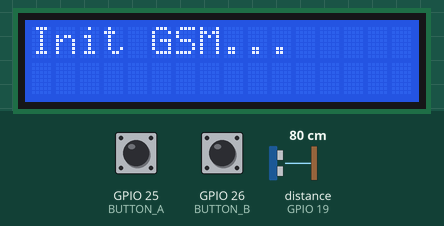
Simulated run of this sketch. Board: ESP32. Parts: 16×2 character LCD. Wiring (inferred from the names in the program): ultrasonic range finder: trigger GPIO 18; echo GPIO 19. The test bench sets the inputs (shaded band); at power-on: distance to the obstacle (sensor on GPIO 19) 80 cm, GPIO 25 (BUTTON_A) HIGH, GPIO 26 (BUTTON_B) HIGH. The echo pulse lasts 58.3 µs per cm; WiFi joins after 1.5 s; servers stay silent unless stated; the modem accepts every AT command (registered, SIM ready, sends succeed) and sends nothing else; what the sketch prints to the serial monitor is not drawn.

Above: at 1.1 s.
At 7.1 s:
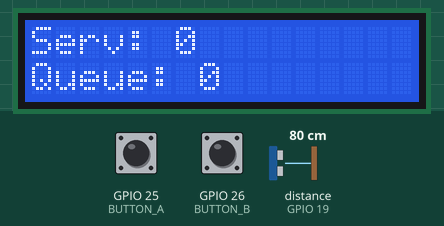
7.2 s: distance to the obstacle (sensor on GPIO 19) set to 2 cm
At 8.1 s:
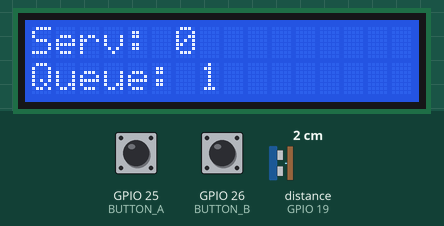
8.7 s: GPIO 25 (BUTTON_A) pulled LOW for 0.15 s
At 9.4 s:
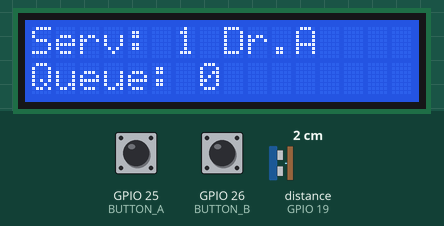
10.3 s: GPIO 26 (BUTTON_B) pulled LOW for 1 s
12.8 s: distance to the obstacle (sensor on GPIO 19) set to 60 cm
14.4 s: distance to the obstacle (sensor on GPIO 19) set to 4 cm
At 15.1 s:
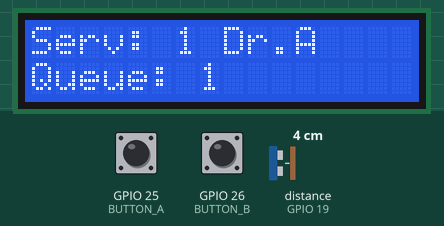
15.9 s: GPIO 26 (BUTTON_B) pulled LOW for 0.15 s
At 16.4 s:
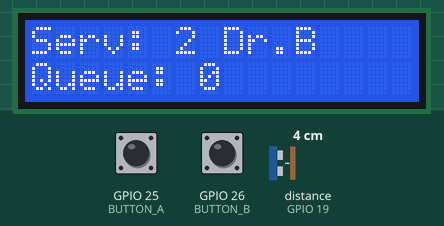
Timing chart, 0 to 18.5 s (numbered marks = the images above; inputs shaded):
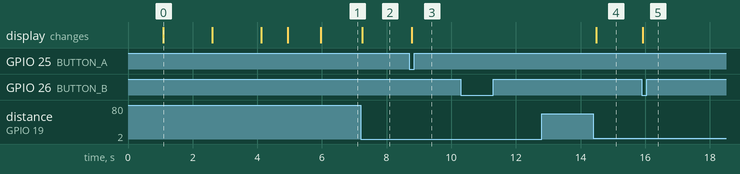

Measured:
- after the input at 7.2 s, the display: changes at once (image 2)
- after the input at 8.7 s, the display: changes after 0.08 s (image 3)
- after the input at 10.3 s, every drawn part: stays the same
- after the input at 12.8 s, every drawn part: stays the same
- after the input at 14.4 s, the display: changes after 0.09 s (image 4)
- after the input at 15.9 s, the display: changes at once (image 5)
- what the display in image 0 shows lasts 1.5 s, from 1.1 s to 2.6 s

The sketch:

Hospital_Queue_System.ino
```cpp
/*
  IoT Based Hospital Queue Monitoring System
  ESP32 + HC-SR04 Ultrasonic Sensor + 16x2 I2C LCD
  + Doctor A/B Buttons + GSM + Blynk IoT

  GitHub-safe version:
  - Wi-Fi password and Blynk token are placeholders.
  - Replace the HC-SR04 pin numbers if your actual wiring is different.
*/

#define BLYNK_TEMPLATE_ID "YOUR_BLYNK_TEMPLATE_ID"
#define BLYNK_TEMPLATE_NAME "Hospital Queue Monitoring"
#define BLYNK_AUTH_TOKEN "YOUR_BLYNK_AUTH_TOKEN"

// ------------------- LIBRARIES -------------------
#include <Wire.h>
#include <LiquidCrystal_I2C.h>
#include <HardwareSerial.h>
#include <WiFi.h>
#include <BlynkSimpleEsp32.h>

// ---------------- WIFI CREDENTIALS ----------------
char ssid[] = "YOUR_WIFI_NAME";
char pass[] = "YOUR_WIFI_PASSWORD";

// ----------------- PIN CONFIG ---------------------
// Assumed example wiring because the original circuit diagram
// was not provided. Change these two pins if your wiring differs.
#define TRIG_PIN 18
#define ECHO_PIN 19

#define BUTTON_A 25
#define BUTTON_B 26

// LCD I2C address: commonly 0x27 or 0x3F
LiquidCrystal_I2C lcd(0x27, 16, 2);

// GSM (SIM900L/SIM800 on Serial2)
HardwareSerial sim900(2);
#define GSM_RX 16
#define GSM_TX 17

// ----------------- QUEUE SETTINGS -----------------
#define DETECTION_DISTANCE_CM 50
#define SENSOR_DEBOUNCE_MS 2000

int queueCount = 0;
int nowServing = 0;
String currentDoctor = "";

bool patientDetected = false;
unsigned long lastDetectionTime = 0;

// ------------------- SETUP ------------------------
void setup() {
  Serial.begin(115200);

  // LCD
  lcd.init();
  lcd.backlight();
  lcd.clear();
  lcd.setCursor(0, 0);
  lcd.print("Queue System");
  delay(1000);

  // Ultrasonic sensor
  pinMode(TRIG_PIN, OUTPUT);
  pinMode(ECHO_PIN, INPUT);

  // Buttons
  pinMode(BUTTON_A, INPUT_PULLUP);
  pinMode(BUTTON_B, INPUT_PULLUP);

  // GSM
  sim900.begin(9600, SERIAL_8N1, GSM_RX, GSM_TX);
  lcd.clear();
  lcd.print("Init GSM...");
  initGSM();

  // Wi-Fi
  lcd.clear();
  lcd.print("Connecting WiFi");
  WiFi.mode(WIFI_STA);
  WiFi.begin(ssid, pass);

  unsigned long startAttemptTime = millis();

  while (WiFi.status() != WL_CONNECTED &&
         millis() - startAttemptTime < 15000) {
    delay(500);
    Serial.print(".");
  }

  if (WiFi.status() == WL_CONNECTED) {
    Serial.println("\nWiFi Connected");

    lcd.clear();
    lcd.print("WiFi Connected");
    delay(500);

    Blynk.config(BLYNK_AUTH_TOKEN);
    Blynk.connect(5000);
  } else {
    Serial.println("\nWiFi Failed");
    lcd.clear();
    lcd.print("WiFi Failed!");
    delay(1000);
  }

  lcd.clear();
  lcd.print("System Ready");
  delay(1000);

  updateDisplay();
  sendToBlynk();
}

// ---------------- ULTRASONIC SENSOR --------------
float readDistanceCM() {
  digitalWrite(TRIG_PIN, LOW);
  delayMicroseconds(2);

  digitalWrite(TRIG_PIN, HIGH);
  delayMicroseconds(10);
  digitalWrite(TRIG_PIN, LOW);

  long duration = pulseIn(ECHO_PIN, HIGH, 30000);

  if (duration == 0) {
    return -1;
  }

  return duration * 0.0343 / 2.0;
}

// ----------------- LCD UPDATE --------------------
void updateDisplay() {
  lcd.clear();

  lcd.setCursor(0, 0);
  lcd.print("Serv: ");
  lcd.print(nowServing);

  if (currentDoctor.length() > 0) {
    lcd.print(" ");
    lcd.print(currentDoctor);
  }

  lcd.setCursor(0, 1);
  lcd.print("Queue: ");
  lcd.print(queueCount);
}

// ---------------- BLYNK UPDATE -------------------
void sendToBlynk() {
  if (WiFi.status() == WL_CONNECTED && Blynk.connected()) {
    Blynk.virtualWrite(V0, queueCount);
    Blynk.virtualWrite(
      V1,
      String("Token: ") + String(nowServing) + " " + currentDoctor
    );
  }
}

// ---------------- GSM INITIALIZATION -------------
void initGSM() {
  Serial.println("Initializing GSM...");

  sim900.println("AT");
  delay(500);

  sim900.println("AT+CMGF=1");
  delay(500);

  sim900.println("AT+CNMI=1,2,0,0,0");
  delay(500);

  Serial.println("GSM ready.");
}

// ---------------- GSM SMS ------------------------
// Replace YOUR_PHONE_NUMBER with the intended recipient
// only in your private/local copy. Do not publish a real
// personal number in a public repository.
void sendSMS(int token, String doctor) {
  String sms =
    "Now Serving Token " + String(token) + " for " + doctor;

  sim900.println("AT+CMGF=1");
  delay(300);

  sim900.println("AT+CMGS=\"YOUR_PHONE_NUMBER\"");
  delay(300);

  sim900.print(sms);
  sim900.write(26);
  delay(1000);

  Serial.println("SMS command sent: " + sms);
}

// ------------- ASSIGN PATIENT TO DOCTOR ----------
void assignToDoctor(String doctor) {
  if (queueCount > 0) {
    nowServing++;
    currentDoctor = doctor;
    queueCount--;

    updateDisplay();
    sendSMS(nowServing, currentDoctor);
    sendToBlynk();

    Serial.print("Now serving: ");
    Serial.print(nowServing);
    Serial.print(" - ");
    Serial.println(currentDoctor);
  } else {
    Serial.println("No patients waiting.");
  }
}

// ------------------- LOOP -------------------------
void loop() {
  if (WiFi.status() == WL_CONNECTED) {
    Blynk.run();
  }

  // Read distance from HC-SR04
  float distance = readDistanceCM();

  // Patient detected within configured distance
  if (distance > 0 &&
      distance <= DETECTION_DISTANCE_CM &&
      !patientDetected &&
      millis() - lastDetectionTime >= SENSOR_DEBOUNCE_MS) {

    queueCount++;
    patientDetected = true;
    lastDetectionTime = millis();

    Serial.print("New patient added. Queue = ");
    Serial.println(queueCount);

    updateDisplay();
    sendToBlynk();
  }

  // Patient has moved away from the sensor
  if ((distance < 0 || distance > DETECTION_DISTANCE_CM) &&
      patientDetected) {

    patientDetected = false;
    Serial.println("Sensor cleared. Ready for next patient.");
  }

  // Doctor A button
  if (digitalRead(BUTTON_A) == LOW) {
    assignToDoctor("Dr.A");
    delay(300);
  }

  // Doctor B button
  if (digitalRead(BUTTON_B) == LOW) {
    assignToDoctor("Dr.B");
    delay(300);
  }

  delay(100);
}
```
